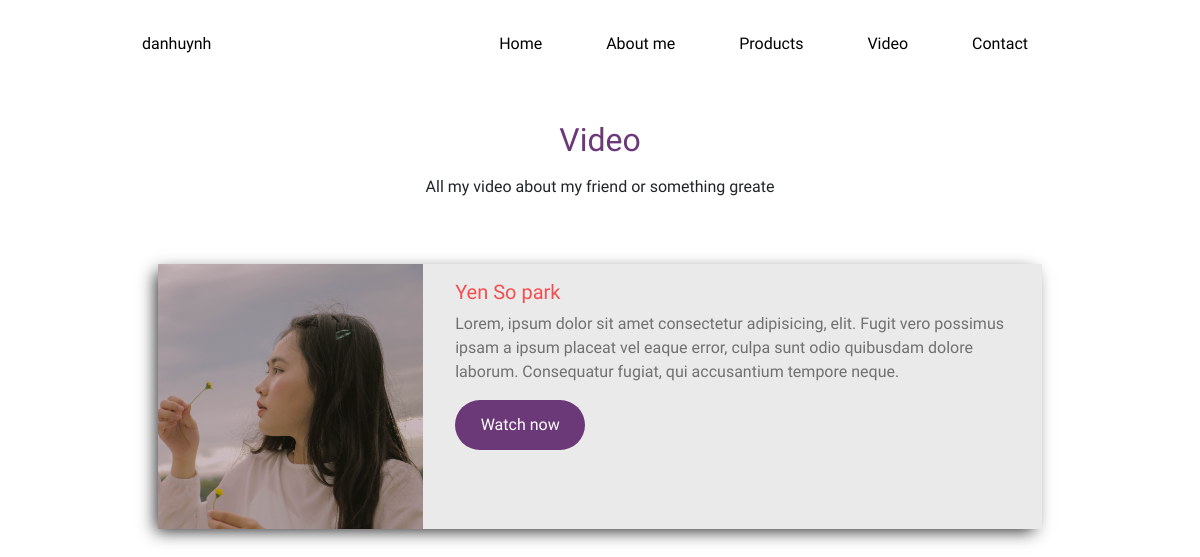
The page /video/ on the database as committed earlier.
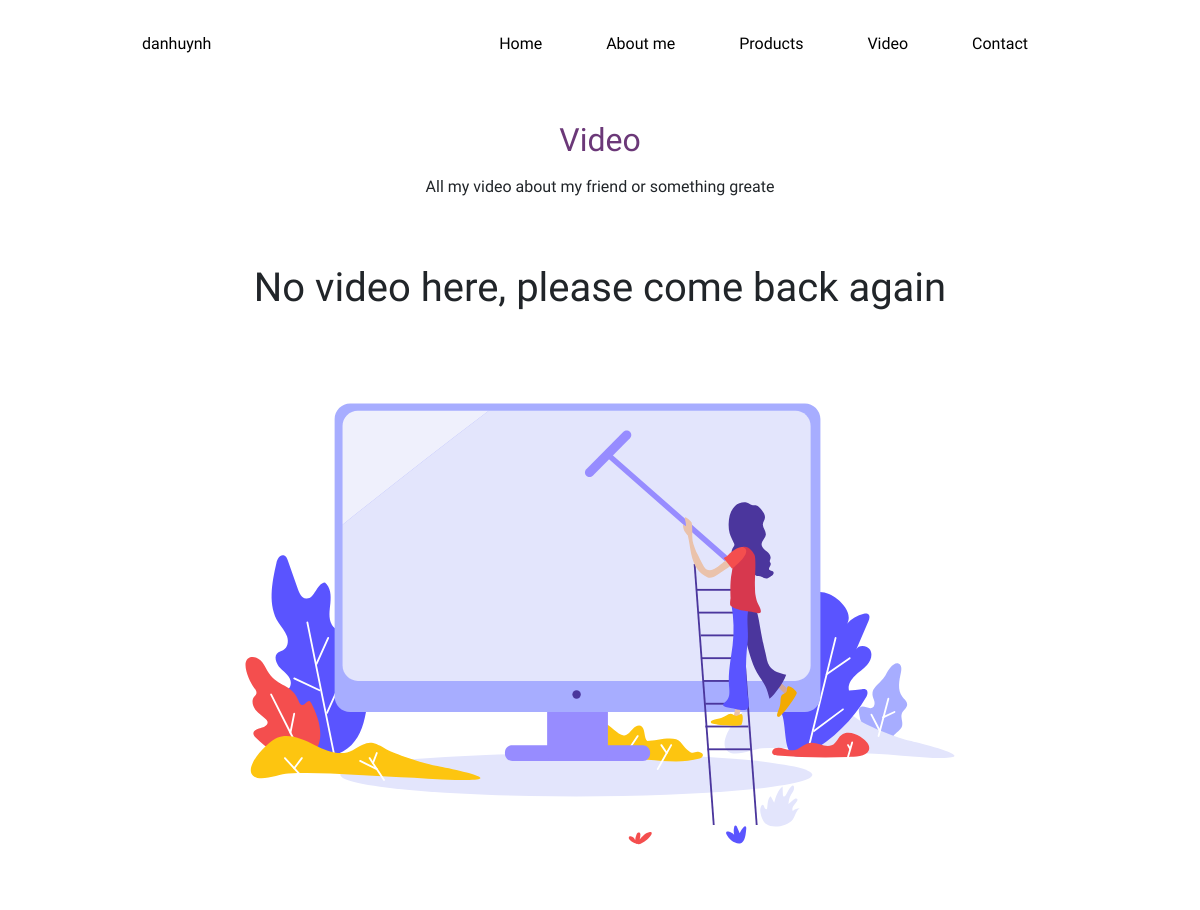
The same page on the database as committed later.
### video/models.py (models this page shows, shortened)
class VideoModel(models.Model):
	title = models.CharField(max_length=200,null=True, default=None);
	description = models.TextField(max_length=1000,null=True, default=None);
	video = models.FileField(upload_to='video_files', null=True)
	images = models.ImageField(upload_to='videos');
	code = models.CharField(max_length=20, null=True, default=None)
	create_at = models.DateTimeField(null=True, default=None);

### video/views.py (the view)
# urls.py: path('video/', video_views.VideoIndexView.as_view(), name='video'),
class VideoIndexView(views.View):
	def get(self, request):
		item_video = VideoModel.objects.all()
		context = {'item_video': item_video}
		return render(request, 'video/videoindex.html', context)

### templates/video/videoindex.html (shortened to what this page needs)
{% extends 'core/base.html' %}
{% load static %}
{% block css_blocl %}
<link rel="stylesheet" href="{% static 'video/index.css' %}">
{% endblock %}
{% block content %}
<div class="video-all container">
	<div class="title-video">
		<h2 class="titlevideo">Video</h2>
		<p>All my video about my friend or something greate</p>
	</div>
	<div class="list-video">
		{% if item_video %}
		{% for item in item_video %}
		<div class="card-video" data-aos="fade-right">
			<img src="{{ MEDIA_URL }}{{item.images}}">
			<div class="descrip">
				<a href=""><h5>{{ item.title }}</h5></a>
				<p>{{ item.description }}</p>
				<button type="button" data-toggle="modal" data-target="#{{ item.code }}" class="watchnow">Watch now</button>
			</div>
		</div>
		{% endfor %}
		{% else %}
			<div class="novideo">
				<h1 align="center">No video here, please come back again</h1>
				<img align="center" width="100%" src="{% static 'video/images/Comingsoon.svg' %}" alt="">
			</div>
		{% endif %}
	</div>
</div>
{% endblock %}

Rows that differ between the two databases and show on the page:
removed VideoModel: images (picture), title "Yen So park", description "Lorem, ipsum dolor sit amet consectetur adipisicing, elit. Fugit vero possimus ipsam a ipsum placeat vel eaque error, culpa sunt odio quibusdam dolore laborum. Consequatur fugiat, qui accusantium tempore neque."
Other text that changed with them:
text now shown: "No video here, please come back again"
